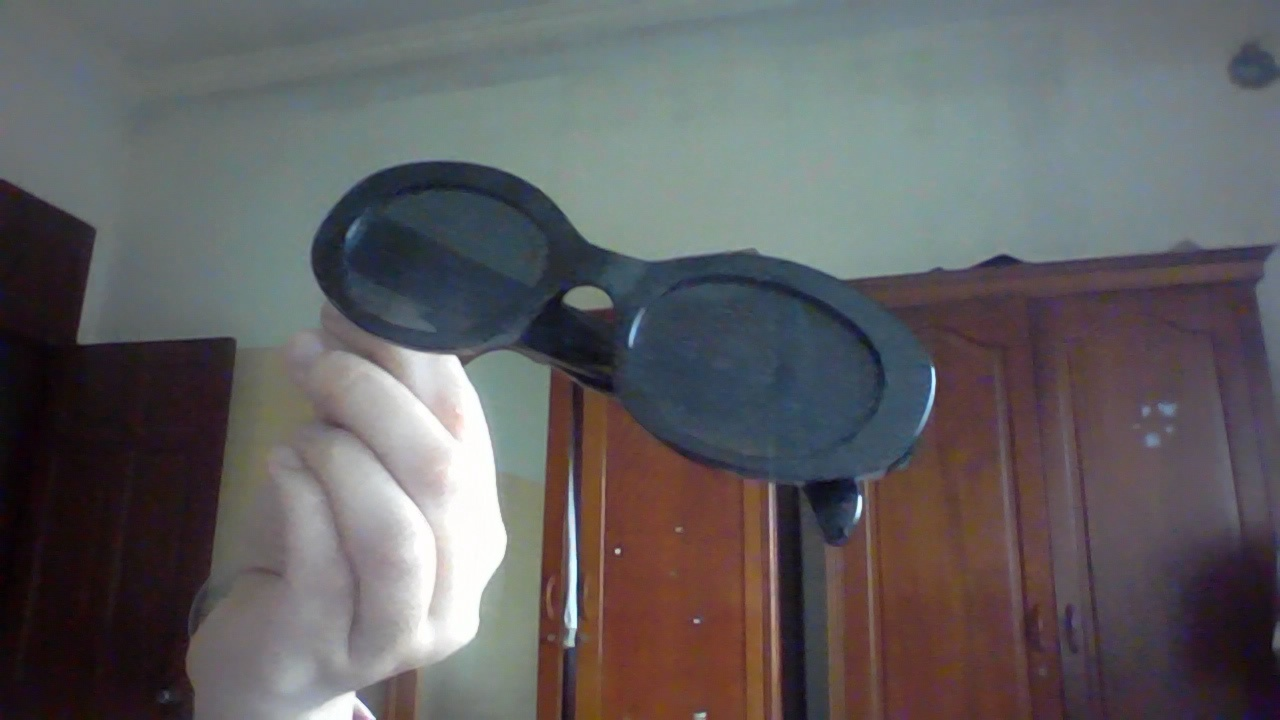
#> input picture captured_images/20251213_093856/angle_1.jpg, 1280 x 720 px
$ python -i image_processing.py   (imports and definitions only)
#> lines starting #> are read from the running program, lines starting #| are printed output that depends on the picture
#> further down, picture is the input picture: shape (720, 1280, 3); mean B, G, R 96.4, 94.6, 96.5
"""
Image processing module for advanced operations.

This module provides:
- GrabCut background segmentation
- SIFT feature matching for multi-view alignment
- Super-resolution enhancement
- Background removal using segmentation masks
"""

import cv2
import numpy as np
from typing import Tuple, Optional, List


class ImageProcessor:
    """
    Advanced image processing operations for product capture.
    """

    def __init__(self):
        """Initialize image processor."""
        self.sift = cv2.SIFT_create()

    # [253 lines left out: functions apply_grabcut, create_transparent_image, refine_mask_with_morphology, apply_super_resolution, apply_sharpening, extract_sift_features and 2 more, not called in this run]

    def enhance_contrast(
        self,
        image: np.ndarray,
        clip_limit: float = 2.0,
        tile_size: Tuple[int, int] = (8, 8)
    ) -> np.ndarray:
        """
        Enhance image contrast using CLAHE (Contrast Limited Adaptive Histogram Equalization).

        Args:
            image: Input image
            clip_limit: Threshold for contrast limiting
            tile_size: Size of grid for histogram equalization

        Returns:
            Contrast-enhanced image
        """
#> called with clip_limit = 2, tile_size = (8, 8)
        # Convert to LAB color space
        lab = cv2.cvtColor(image, cv2.COLOR_BGR2LAB)
#> lab: shape (720, 1280, 3); mean of channels 0, 1, 2 101.5, 129.9, 127.6

        # Split channels
        l, a, b = cv2.split(lab)
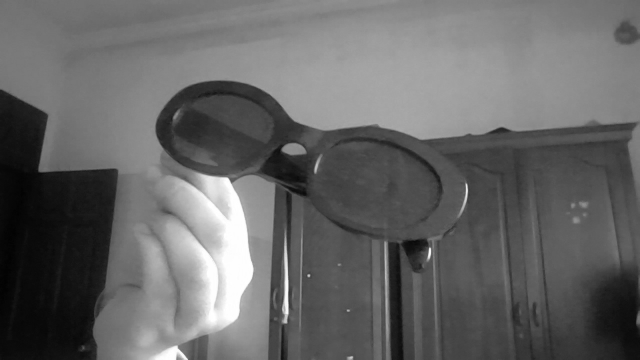
#> l: shape (720, 1280) (shown at 1/2 size); min 1, max 255, mean 101.5
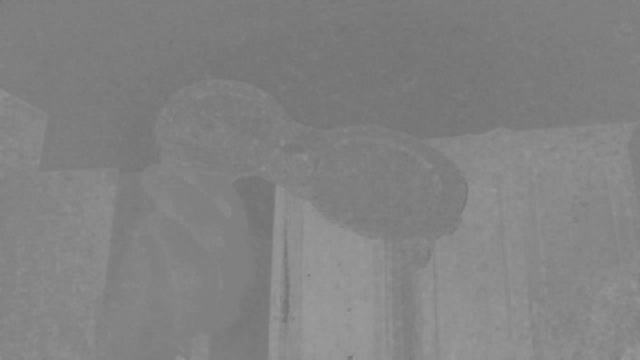
#> a: shape (720, 1280) (shown at 1/2 size); min 114, max 156, mean 129.9

        # Apply CLAHE to L channel
        clahe = cv2.createCLAHE(clipLimit=clip_limit, tileGridSize=tile_size)
        l_enhanced = clahe.apply(l)
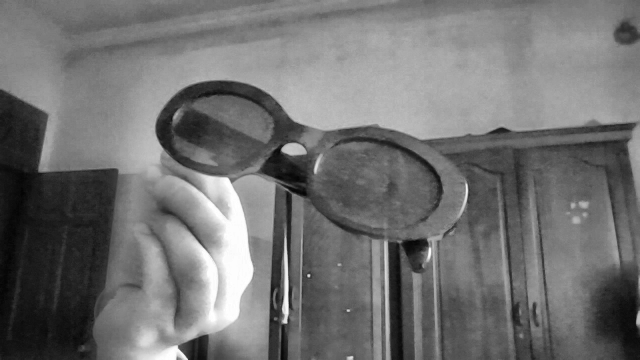
#> l_enhanced: shape (720, 1280) (shown at 1/2 size); min 2, max 255, mean 112.8

        # Merge channels
        lab_enhanced = cv2.merge([l_enhanced, a, b])
#> lab_enhanced: shape (720, 1280, 3); mean of channels 0, 1, 2 112.8, 129.9, 127.6

        # Convert back to BGR
        enhanced = cv2.cvtColor(lab_enhanced, cv2.COLOR_LAB2BGR)
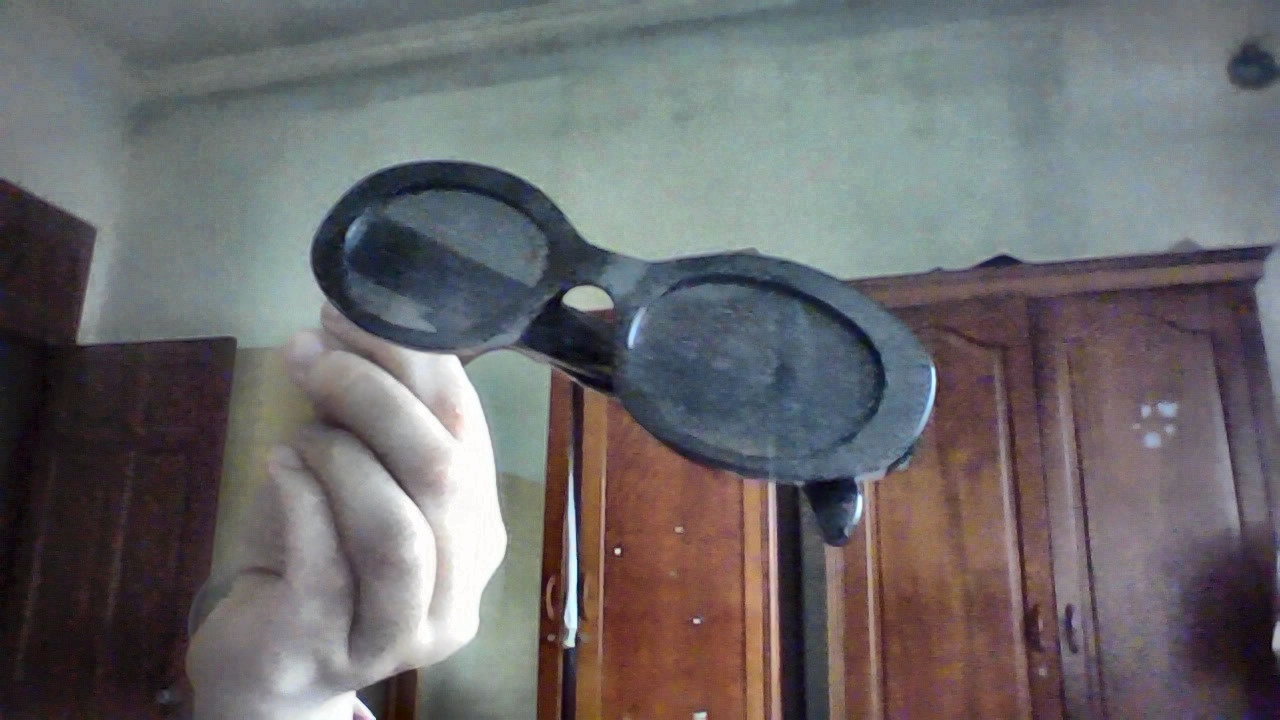
#> enhanced: shape (720, 1280, 3); mean B, G, R 107.2, 105.5, 107.4

        return enhanced

>>> import cv2
>>> picture = cv2.imread('../../captured_images/20251213_093856/angle_1.jpg')
>>> result = ImageProcessor().enhance_contrast(picture)

$ run again, on captured_images/20251213_093856/angle_3.jpg
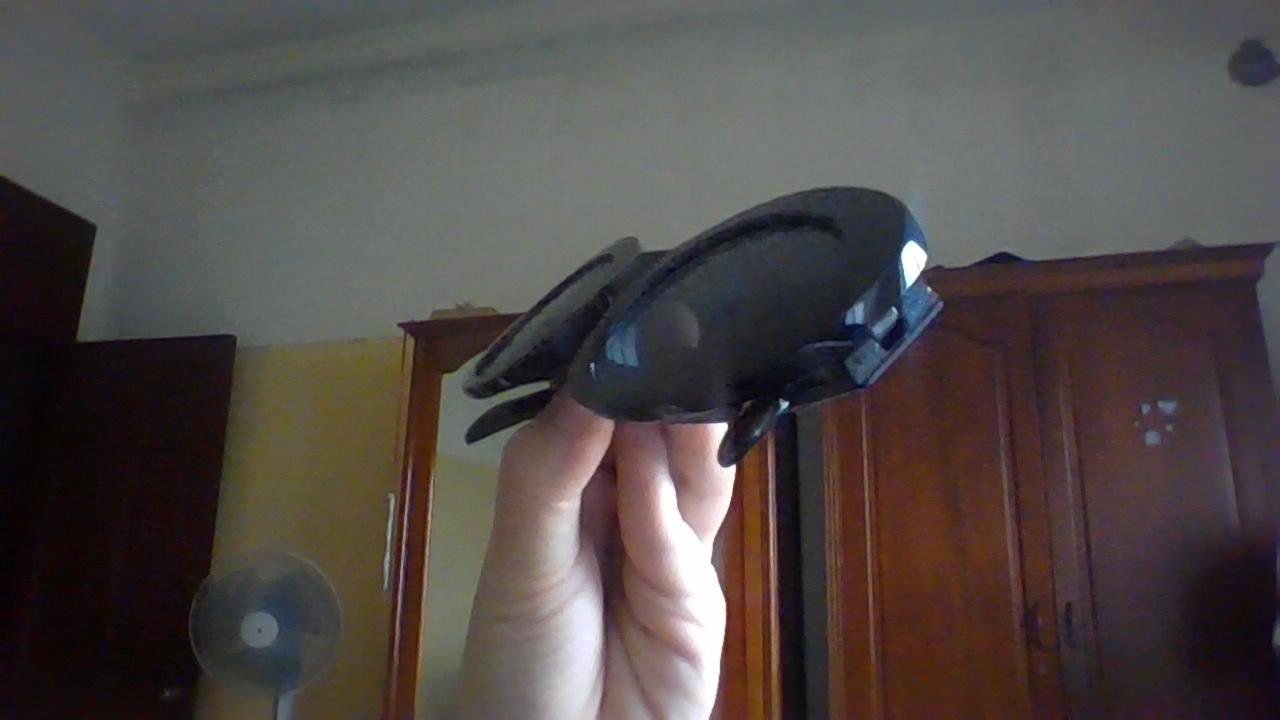
#> input picture captured_images/20251213_093856/angle_3.jpg, 1280 x 720 px
#> picture is the input picture: shape (720, 1280, 3); mean B, G, R 71.6, 73.8, 80.7
#> lab: shape (720, 1280, 3); mean of channels 0, 1, 2 80.3, 131, 130.6
#> in enhance_contrast, `l, a, b = cv2.split(lab)`:
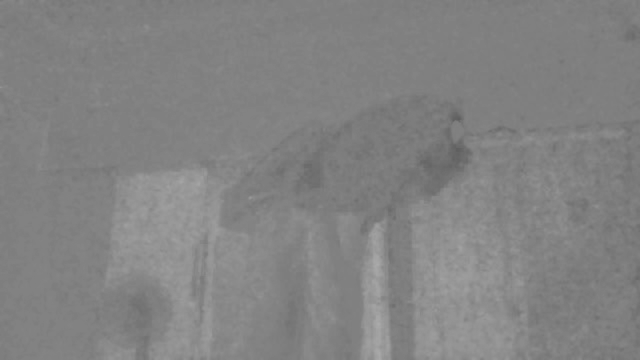
#> b: shape (720, 1280) (shown at 1/2 size); min 93, max 171, mean 130.6
#> lab_enhanced: shape (720, 1280, 3); mean of channels 0, 1, 2 98.2, 131, 130.6
#> in enhance_contrast, `enhanced = cv2.cvtColor(lab_enhanced, cv2.COLOR_LAB2BGR)`:
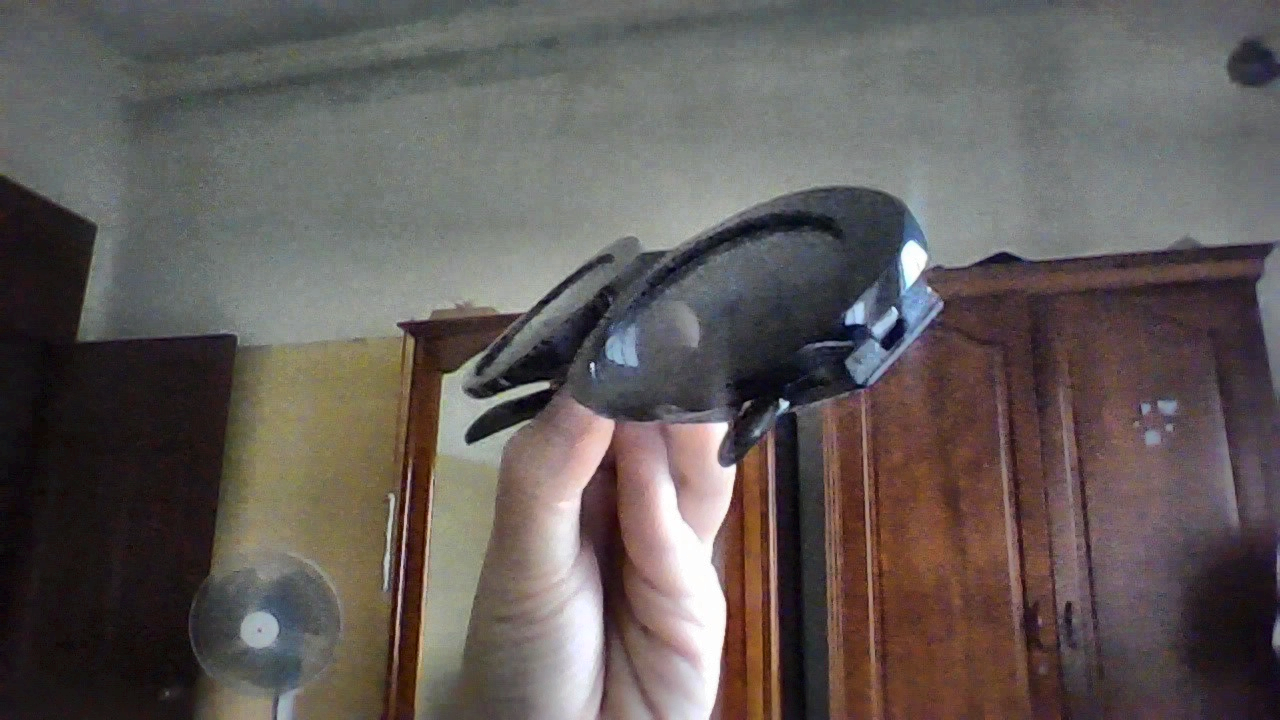
#> enhanced: shape (720, 1280, 3); mean B, G, R 88.5, 90.9, 98
